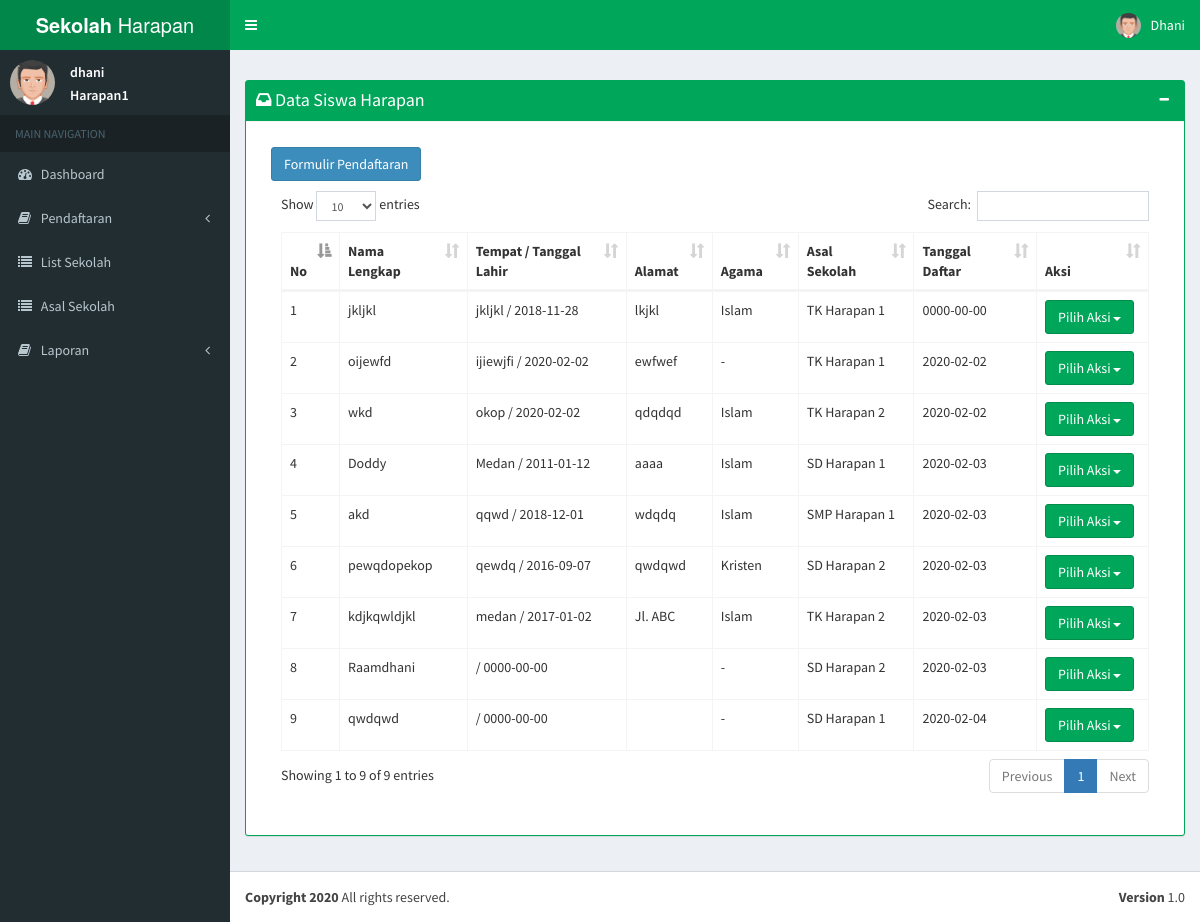
Page /admin/harapan1/home.php?page=daftar/tampil.php (signed in) on the committed database.
### tables this page shows
CREATE TABLE IF NOT EXISTS `siswa` (
  `id_siswa` int(6) NOT NULL AUTO_INCREMENT,
  `nosttb` varchar(100) NOT NULL,
  `id_sekolah` int(6) NOT NULL,
  `nama` varchar(60) NOT NULL,
  `tempat_lahir1` varchar(60) NOT NULL,
  `tgl1` date NOT NULL,
  `jk` varchar(10) NOT NULL,
  `gol_darah1` varchar(10) NOT NULL,
  `alamat1` text NOT NULL,
  `anak_no` float NOT NULL,
  `kandung` float NOT NULL,
  `tiri` float NOT NULL,
  `angkat` float NOT NULL,
  `anak_tsb` varchar(10) NOT NULL,
  `bahasa` varchar(10) NOT NULL,
  `warga1` varchar(15) NOT NULL,
  `agama1` varchar(10) NOT NULL,
  `notel1` float NOT NULL,
  `email` varchar(20) NOT NULL,
  `n_ayah` varchar(60) NOT NULL,
  `n_ayah_t` varchar(60) NOT NULL,
  `tempat_lahir2` varchar(60) NOT NULL,
  `tgl2` date NOT NULL,
  `agama2` varchar(10) NOT NULL,
  `p_ayah` varchar(20) NOT NULL,
  `warga2` varchar(20) NOT NULL,
  `alamat2` text NOT NULL,
  `notel2` float NOT NULL,
  `alamat3` text NOT NULL,
  `notel3` float NOT NULL,
  `gol_darah2` varchar(5) NOT NULL,
  `n_ibu` varchar(60) NOT NULL,
  `n_ibu_t` varchar(60) NOT NULL,
  `tempat_lahir3` varchar(60) NOT NULL,
  `tgl3` date NOT NULL,
  `agama3` varchar(20) NOT NULL,
  `p_ibu` varchar(20) NOT NULL,
  `warga3` varchar(20) NOT NULL,
  `alamat4` text NOT NULL,
  `notel4` float NOT NULL,
  `alamat5` text NOT NULL,
  `notel5` float NOT NULL,
  `gol_darah3` varchar(20) NOT NULL,
  `tgl_daftar` date NOT NULL,
  `id_asal` int(10) NOT NULL,
  `note_sekolah` varchar(100) NOT NULL,
  PRIMARY KEY (`id_siswa`)
);

CREATE TABLE IF NOT EXISTS `asal_sekolah` (
  `id_asal` int(10) NOT NULL AUTO_INCREMENT,
  `nama_asal` varchar(100) NOT NULL,
  PRIMARY KEY (`id_asal`)
);

### admin/harapan1/include/daftar/tampil.php (the view, shortened to what this page needs)
<div class="row">
  <div class="col-md-12">
    <div class="box box-success box-solid">
      <div class="box-header with-border">
        <h3 class="box-title">
          <i class="fa fa-inbox"></i> Data Siswa Harapan
        </h3>
        <div class="box-tools pull-right">
          <button class="btn btn-box-tool" data-widget="collapse"><i class="fa fa-minus"></i></button>
        </div>
      </div>
      <div class="box-body">
        <section class="content">
          <div class="row">
            <div class="col-md-12">
                <a href="?page=daftar/form.php">
                  <button type="submit" class="btn btn-primary tambah">Formulir Pendaftaran</button>
                </a>
              <div class="box-body">
                <table id="example1" class="table table-bordered table-hover">
                  <thead>
                    <tr>
                      <th>No</th>
                      <th>Nama Lengkap</th>
                      <th>Tempat / Tanggal Lahir</th>
                      <th>Alamat</th>
                      <th>Agama</th>
                      <th>Asal Sekolah</th>
                      <th>Tanggal Daftar</th>
                      <th>Aksi</th>
                    </tr>
                  </thead>
                  <tbody>
                    <?php
                      include 'include/config.php';
                      $sql = "SELECT * FROM siswa s, asal_sekolah a where s.id_asal=a.id_asal and s.note_sekolah=''";
                      $query = mysqli_query($db, $sql);
                      $no = 1;
                      while ($ambil = mysqli_fetch_array($query, MYSQLI_ASSOC)) {
                        $nama = $ambil['nama'];
                        $tempat_lahir1 = $ambil['tempat_lahir1'];
                        $tgl1 = $ambil['tgl1'];
                        $alamat1 = $ambil['alamat1'];
                        $agama1 = $ambil['agama1'];
                        $nama_asal = $ambil['nama_asal'];
                        $tgl_daftar = $ambil['tgl_daftar'];
                    ?>
                    <tr>
                      <td><?php echo $no++; ?></td>
                      <td><?php echo $nama; ?></td>
                      <td><?php echo $tempat_lahir1." / ".$tgl1; ?></td>
                      <td><?php echo $alamat1; ?></td>
                      <td><?php echo $agama1; ?></td>
                      <td><?php echo $nama_asal; ?></td>
                      <td><?php echo $tgl_daftar; ?></td>
                      <td>
                        <div class="dropdown">
                          <button id="dLabel" class="btn btn-success" type="button" data-toggle="dropdown" aria-haspopup="true" aria-expanded="false">
                            Pilih Aksi
                            <span class="caret"></span>
                          </button>
                        </div>
                      </td>
                    </tr>
                    <?php
                      }
                    ?>
                  </tbody>
                </table>
              </div>
            </div>
          </div>
        </section>
      </div>
    </div>
  </div>
</div>

### rows in the picture
siswa: nama "jkljkl", tempat_lahir1 "jkljkl", tgl1 "2018-11-28", alamat1 "lkjkl", agama1 "Islam", id_asal.nama_asal "TK Harapan 1", tgl_daftar "0000-00-00"
siswa: nama "oijewfd", tempat_lahir1 "ijiewjfi", tgl1 "2020-02-02", alamat1 "ewfwef", agama1 "-", id_asal.nama_asal "TK Harapan 1", tgl_daftar "2020-02-02"
siswa: nama "wkd", tempat_lahir1 "okop", tgl1 "2020-02-02", alamat1 "qdqdqd", agama1 "Islam", id_asal.nama_asal "TK Harapan 2", tgl_daftar "2020-02-02"
siswa: nama "Doddy", tempat_lahir1 "Medan", tgl1 "2011-01-12", alamat1 "aaaa", agama1 "Islam", id_asal.nama_asal "SD Harapan 1", tgl_daftar "2020-02-03"
siswa: nama "akd", tempat_lahir1 "qqwd", tgl1 "2018-12-01", alamat1 "wdqdq", agama1 "Islam", id_asal.nama_asal "SMP Harapan 1", tgl_daftar "2020-02-03"
siswa: nama "pewqdopekop", tempat_lahir1 "qewdq", tgl1 "2016-09-07", alamat1 "qwdqwd", agama1 "Kristen", id_asal.nama_asal "SD Harapan 2", tgl_daftar "2020-02-03"
siswa: nama "kdjkqwldjkl", tempat_lahir1 "medan", tgl1 "2017-01-02", alamat1 "Jl. ABC", agama1 "Islam", id_asal.nama_asal "TK Harapan 2", tgl_daftar "2020-02-03"
siswa: nama "Raamdhani", tgl1 "0000-00-00", agama1 "-", id_asal.nama_asal "SD Harapan 2", tgl_daftar "2020-02-03"
siswa: nama "qwdqwd", tgl1 "0000-00-00", agama1 "-", id_asal.nama_asal "SD Harapan 1", tgl_daftar "2020-02-04"

### other values in the picture
$username "Dhani"
$username "dhani"
$status_user "Harapan1"
